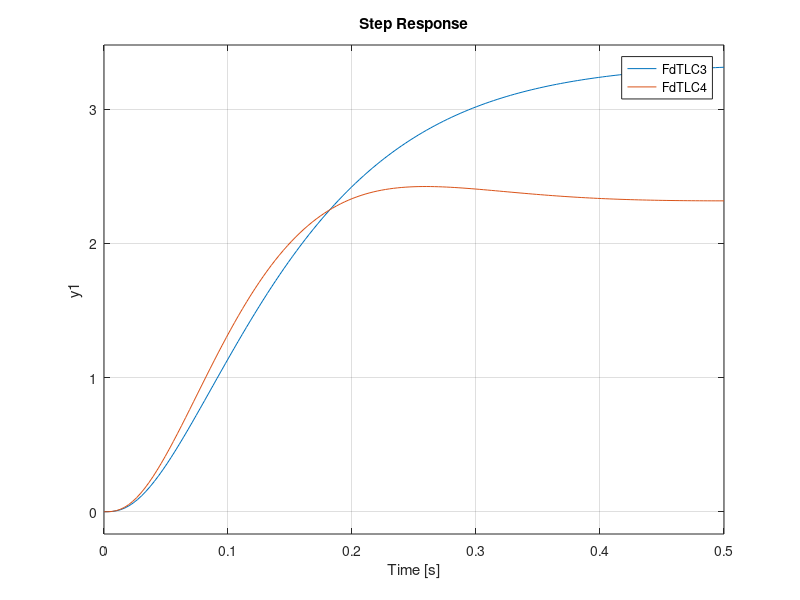

MATLAB code to generate this figure:
% Unidad N° 4 Ejercicio 23

pkg load control;

close all; clear all; clc
s = tf('s');
G1 = 20/((s + 10)*(s + 100))

% Tiene polo reales, negativos y distintos. Por lo tanto, y como es un
% sistema de 2do orden, podriamos esperar que la respuesta al escalon
% es sobreamortiguada. Y con un tiempo de establecimiento de
% aproximadamente 4/10 y/o 4/100 seg.

##step(G1);
##
##% Vamos a darle a K un valor
##K = 1;
##FdTLC = feedback(K*G1)


%% Requerimientos de diseño
% Mp = 0  , Mp = 4% => 0.04 = exp(-pi*psita/sqrt(1-psita^2))
psita = [1 0.707];
%% Dibujar el lugar de raíces
rlocus(G1); sgrid(psita, [20 40 60 80 100])

# sgrid me va a mostrar los puntos de diseño
# Si necesito que la respuesta al escalón unitario sea críticamente amortiguada, las raíces de la ecuación característica del sistema
# a lazo cerrado deben ser reales e iguales. Por lo tanto se debe seleccionar el punto de diseño que coincide con el desprendimiento del
# lugar de raíces, en este caso es el -55, y es el punto donde las raíces se hacen reales e iguales.
s1 = -55;

# El siguiente punto de diseño va a ser donde el lugar de raíces corta a la línea de 0.707 (que me la da sgrid), es decir, el punto
# donde psita = 0.707
s2 = -55+54.8i;

# Determinar el valor de la ganancia K. Vamos a usar la condición de módulos abs(G(s)) = 1/K para s = s1 y s = s2 para encontrar los valores
# de K1 y K2.

invK1 = abs(20/((s1 + 10)*(s1 + 100)));
invK2 = abs(20/((s2 + 10)*(s2 + 100)));

K1 = 1/invK1;
K2 = 1/invK2;

# Simular la respuesta a lazo cerrado
FdTLC1 = feedback(K1*G1, 1); % Las raíces de la Eq. Caract. deben valer s1
FdTLC2 = feedback(K2*G1, 1); % Las raíces de la Eq. Caract. deben valer s2

pole(FdTLC1);
pole(FdTLC2);

step(FdTLC1, FdTLC2);

G4 = 12*(s+10)/(s*(s+30))
rlocus(G4)

G9 = 100/(s^3+120*s^2+2700*s-40000)
%% Requerimientos de diseño
% Mp = 0  , Mp = 4% => 0.04 = exp(-pi*psita/sqrt(1-psita^2))
rlocus(G9); sgrid(0.707, [5 10 20])

# desde el rlocus puedo estimar que el punto de diseño donde las raíces son reales iguales es
s3 = -13.5; %% Para resp. críticamente amortiguada
s4 = -12.5 + 12.7i; %% Para respuesta. Mp = 4 (para verlo lo hacemos con sgrid, la intersección entre el L.R y la recta de 0.707

%% Calculamos las ganancia
K3 = 1/abs( 100/(s3^3+120*s3^2+2700*s3-40000))
K4 = 1/abs( 100/(s4^3+120*s4^2+2700*s4-40000))

%% Simulación
FdTLC3 = feedback(K3*G9, 1); %% Raíces dom en s3
FdTLC4 = feedback(K4*G9, 1); %% Raíces dom en s4

pole(FdTLC3)

pole(FdTLC4)

step(FdTLC3, FdTLC4)
